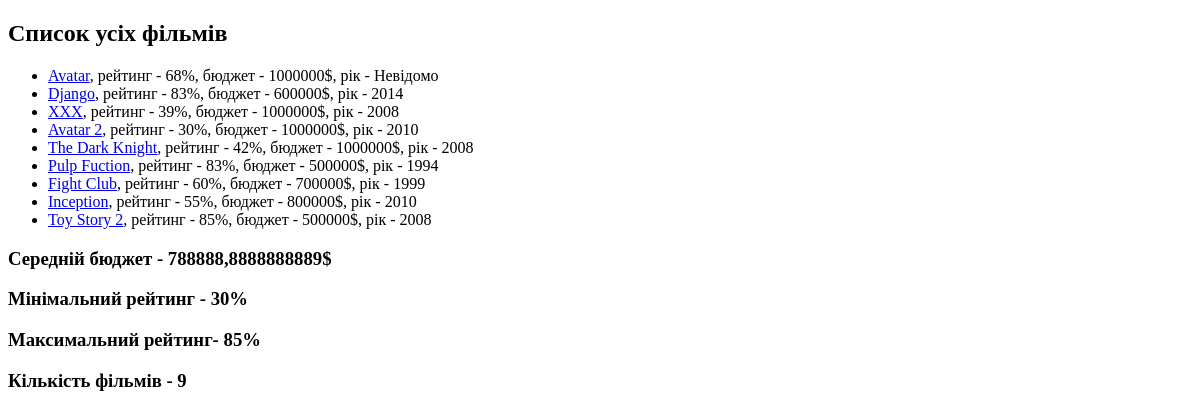
Before: / with the older database file.
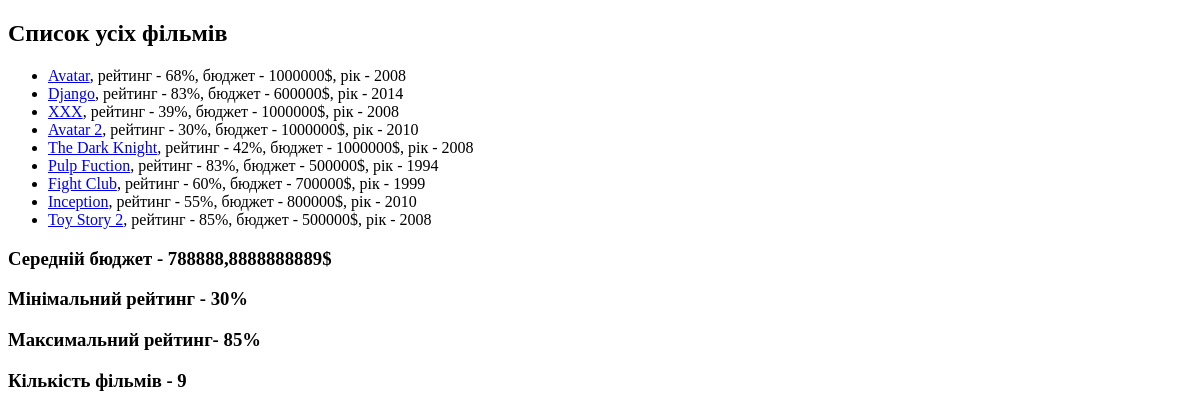
After: the same page with the newer database file.
### movie_app/models.py (models this page shows, shortened)
class Movie(models.Model):
    EUR = "EUR"
    USD = "USD"
    UAH = "UAH"
    CURRENCY_CHOICES = [
        (EUR, "Euro"),
        (USD, "Dollar"),
        (UAH, "Hryvnia")
    ]
    name = models.CharField(max_length=40)
    rating = models.IntegerField(validators=[MinValueValidator(1),
                                 MaxValueValidator(100)])
    year = models.IntegerField(null=True, blank=True)
    budget = models.IntegerField(default=1000000,
                                 validators=[MinValueValidator(1)])
    currency = models.CharField(max_length=3, choices=CURRENCY_CHOICES, default=UAH)
    slug = models.SlugField(default='', null=False)
    director = models.ForeignKey(Director, on_delete=models.PROTECT, null=True, related_name='movies')
    actors = models.ManyToManyField(Actor)
    def get_url(self):
        return reverse('movie-detail', args=[self.slug])

### movie_app/views.py (the view)
# urls.py: path('', views.show_all_movie),
def show_all_movie(request):
    movies = Movie.objects.order_by('rating', '-budget')  # name -name  id -id  budget і тд.
    movies = Movie.objects.annotate(
        true_bool=Value(True),
        false_bool=Value(False),
        str_field=Value('Hello'),
        number_field=Value(123),
        new_budget=F('budget') + 80000,
        new_rating=F('rating') - 2
    )
    agg = movies.aggregate(Avg('budget'), Max('rating'), Min('rating'), Count('id'))
    return render(request, 'movie_app/all_movies.html', {
        'movies': movies,
        'agg': agg
    })

### movie_app/templates/movie_app/all_movies.html (shortened to what this page needs)
{% extends 'movie_app/base.html' %}
{% block content %}
  <h2>Список усіх фільмів</h2>
  <ul>
    {% for movie in movies %}
      <li><a href="{{ movie.get_url }}">{{ movie.name }}</a>,
              рейтинг - {{ movie.rating }}%,
              бюджет - {{ movie.budget }}$,
              рік - {{ movie.year|default:'Невідомо' }}
      </li>
    {% endfor %}
  </ul>
    <h3>Середній бюджет - {{ agg.budget__avg }}$</h3>
    <h3>Мінімальний рейтинг - {{ agg.rating__min }}%</h3>
    <h3>Максимальний рейтинг- {{ agg.rating__max }}%</h3>
    <h3>Кількість фільмів - {{ agg.id__count }}</h3>
{% endblock %}

Changed rows visible on the page:
changed Movie "Avatar": year "Невідомо" → "2008"
